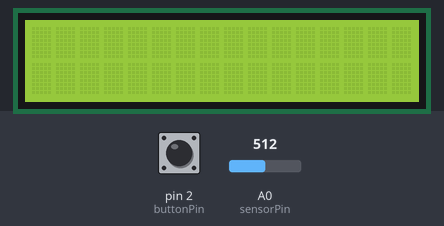
This sketch was run on a simulated Arduino Uno, built with avr-gcc and run on an emulated ATmega328P. On the bench: 16×2 character LCD. The test bench sets the inputs (shaded band); at power-on: pin 2 (buttonPin) LOW, A0 (sensorPin) = 512.

Above: at 1.3 s.
1.4 s: pin 2 (buttonPin) pulled HIGH for 3.2 s
At 2.2 s:
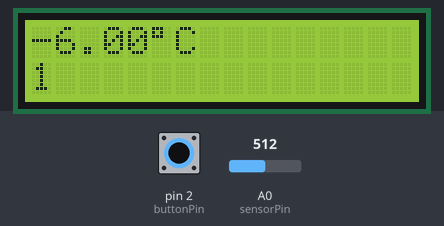
At 4.2 s:
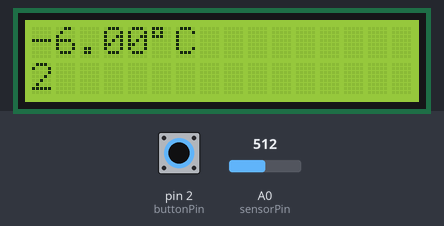
6.9 s: pin 2 (buttonPin) pulled HIGH for 0.15 s
10.0 s: pin 2 (buttonPin) pulled HIGH for 1 s
Timing chart, 0 to 13.0 s (numbered marks = the images above; inputs shaded):
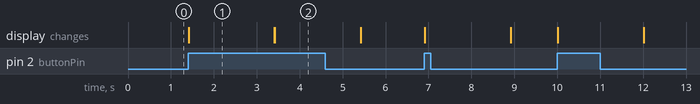

The sketch:

CPE_GRUPPE_D__G_H_M.ino
```cpp
//Autor: Gschaider, Hubmann, Maier
//Datum:
//Aufgabe:Wenn der Button gedrückt wird, wird die Temperatur gemessen und auf einem LCD per I2C ausgegeben(2 Sekunden lange, es sei der Button bleibt gedrückt, ann länger).
//Ist der Button nicht gedrückt ist am Display nichts zu sehen.

//----------------Librarys--------------
#include <LiquidCrystal_I2C.h>
#include <Wire.h>

//---------------Display zuordnen-----------
LiquidCrystal_I2C lcd(0x27, 16, 2);

//--------------Globale Variablen deklarieren-------------
int sensorPin = A0;
int buttonState;
const int buttonPin = 2;
int counter = 1;

void setup() {
//------------LCD-Display initialisieren und starten-------------
  lcd.init();
  lcd.begin(16, 2);
  lcd.backlight();

//-------------ButtonPin Pinmoden---------------
  pinMode(buttonPin, INPUT);
}

void loop() {
  //-----------Button einlesen um Starten zu können-----------
  buttonState = digitalRead(buttonPin);

//-----------Wenn Button gedrückt, Einlesen und Ausgabe starten---------------
  if (buttonState == true)
  {
    float celsius = ((5 * (analogRead(sensorPin)) * 100) / 1024);

//-----------Die Ausgabe erfolgt mit I2C auf einem LC-Display--------------
    lcd.setCursor(0, 0);    //Position: Reihe 0 Spalte 0
    lcd.print(celsius);     //Der eingelesene Wert wird ausgegeben
    lcd.print(char(223));   //char(223) ist das Gradzeichen °
    lcd.print("C");
    lcd.setCursor(0, 1);    //Position: Reihe 1 Spalte 0
    lcd.print(counter);     //Gibt an, der wie vielte Messwert gezeigt wird
    delay(2000);            //Ein Delay damit das Ergebnis länger sichtbar ist.
    counter = counter + 1;  //Zählt die Messdurchläufe
    lcd.clear();            //Ergebnis wird vom Display gelöscht
  }

//-------------Den Counter wieder auf 1 zurücksetzen---------------
  if (buttonState == false)
  {
    counter = 1;//Der counter wird zurück gesetzt.
  }
}
```

Measured:
- after the input at 1.4 s, the display: changes at once (image 1)
- what the display in image 1 shows lasts 2.0 s, from 1.4 s to 3.4 s
